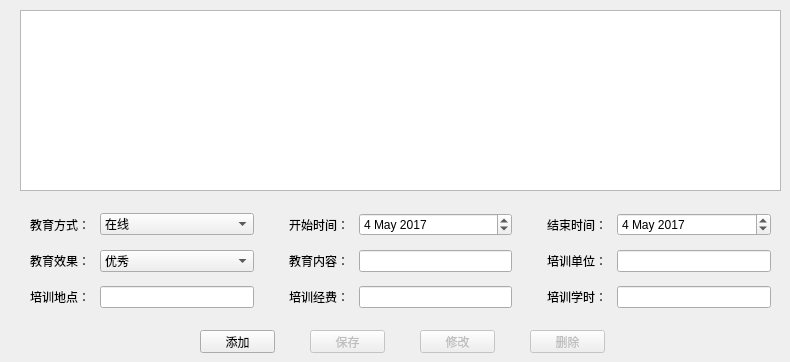
   <widget class="QWidget" name="tab_10">
    <attribute name="title">
     <string>继续教育</string>
    </attribute>
    <widget class="QPushButton" name="btn_continue_add">
     <property name="geometry">
      <rect>
       <x>200</x>
       <y>330</y>
       <width>75</width>
       <height>23</height>
      </rect>
     </property>
     <property name="text">
      <string>添加</string>
     </property>
     <property name="autoDefault">
      <bool>false</bool>
     </property>
    </widget>
    <widget class="QWidget" name="verticalLayoutWidget_14">
     <property name="geometry">
      <rect>
       <x>20</x>
       <y>200</y>
       <width>761</width>
       <height>121</height>
      </rect>
     </property>
     <layout class="QVBoxLayout" name="verticalLayout_14">
      <property name="leftMargin">
       <number>10</number>
      </property>
      <property name="topMargin">
       <number>5</number>
      </property>
      <property name="rightMargin">
       <number>10</number>
      </property>
      <property name="bottomMargin">
       <number>5</number>
      </property>
      <item>
       <layout class="QHBoxLayout" name="horizontalLayout_232" stretch="1,1,1">
        <property name="spacing">
         <number>35</number>
        </property>
        <item>
         <layout class="QHBoxLayout" name="horizontalLayout_233" stretch="1,3">
          <property name="spacing">
           <number>10</number>
          </property>
          <item>
           <widget class="QLabel" name="continue_label_mode">
            <property name="text">
             <string>教育方式：</string>
            </property>
            <property name="alignment">
             <set>Qt::AlignRight|Qt::AlignTrailing|Qt::AlignVCenter</set>
            </property>
           </widget>
          </item>
          <item>
           <widget class="QComboBox" name="continue_combo_mode">
            <item>
             <property name="text">
              <string>在线</string>
             </property>
            </item>
            <item>
             <property name="text">
              <string>集中</string>
             </property>
            </item>
            <item>
             <property name="text">
              <string>分散</string>
             </property>
            </item>
           </widget>
          </item>
         </layout>
        </item>
        <item>
         <layout class="QHBoxLayout" name="horizontalLayout_235" stretch="1,3">
          <property name="spacing">
           <number>10</number>
          </property>
          <item>
           <widget class="QLabel" name="continue_label_begin">
            <property name="text">
             <string>开始时间：</string>
            </property>
            <property name="alignment">
             <set>Qt::AlignRight|Qt::AlignTrailing|Qt::AlignVCenter</set>
            </property>
           </widget>
          </item>
          <item>
           <widget class="QDateEdit" name="continue_date_begin">
            <property name="date">
             <date>
              <year>2017</year>
              <month>5</month>
              <day>4</day>
             </date>
            </property>
           </widget>
          </item>
         </layout>
        </item>
        <item>
         <layout class="QHBoxLayout" name="horizontalLayout_238" stretch="1,3">
          <property name="spacing">
           <number>10</number>
          </property>
          <item>
           <widget class="QLabel" name="continue_label_end">
            <property name="text">
             <string>结束时间：</string>
            </property>
            <property name="alignment">
             <set>Qt::AlignRight|Qt::AlignTrailing|Qt::AlignVCenter</set>
            </property>
           </widget>
          </item>
          <item>
           <widget class="QDateEdit" name="continue_date_end">
            <property name="date">
             <date>
              <year>2017</year>
              <month>5</month>
              <day>4</day>
             </date>
            </property>
           </widget>
          </item>
         </layout>
        </item>
       </layout>
      </item>
      <item>
       <layout class="QHBoxLayout" name="horizontalLayout_240" stretch="1,1,1">
        <property name="spacing">
         <number>35</number>
        </property>
        <item>
         <layout class="QHBoxLayout" name="horizontalLayout_241" stretch="1,3">
          <property name="spacing">
           <number>10</number>
          </property>
          <item>
           <widget class="QLabel" name="continue_label_effect">
            <property name="text">
             <string>教育效果：</string>
            </property>
            <property name="alignment">
             <set>Qt::AlignRight|Qt::AlignTrailing|Qt::AlignVCenter</set>
            </property>
           </widget>
          </item>
          <item>
           <widget class="QComboBox" name="continue_combo_effect">
            <item>
             <property name="text">
              <string>优秀</string>
             </property>
            </item>
            <item>
             <property name="text">
              <string>良好</string>
             </property>
            </item>
            <item>
             <property name="text">
              <string>及格</string>
             </property>
            </item>
            <item>
             <property name="text">
              <string>不合格</string>
             </property>
            </item>
           </widget>
          </item>
         </layout>
        </item>
        <item>
         <layout class="QHBoxLayout" name="horizontalLayout_242" stretch="1,3">
          <property name="spacing">
           <number>10</number>
          </property>
          <item>
           <widget class="QLabel" name="continue_label_content">
            <property name="text">
             <string>教育内容：</string>
            </property>
            <property name="alignment">
             <set>Qt::AlignRight|Qt::AlignTrailing|Qt::AlignVCenter</set>
            </property>
           </widget>
          </item>
          <item>
           <widget class="QLineEdit" name="continue_edit_content">
            <property name="maxLength">
             <number>100</number>
            </property>
           </widget>
          </item>
         </layout>
        </item>
        <item>
         <layout class="QHBoxLayout" name="horizontalLayout_243" stretch="1,3">
          <property name="spacing">
           <number>10</number>
          </property>
          <item>
           <widget class="QLabel" name="continue_label_unit">
            <property name="text">
             <string>培训单位：</string>
            </property>
            <property name="alignment">
             <set>Qt::AlignRight|Qt::AlignTrailing|Qt::AlignVCenter</set>
            </property>
           </widget>
          </item>
          <item>
           <widget class="QLineEdit" name="continue_edit_unit">
            <property name="maxLength">
             <number>100</number>
            </property>
           </widget>
          </item>
         </layout>
        </item>
       </layout>
      </item>
      <item>
       <layout class="QHBoxLayout" name="horizontalLayout_244" stretch="1,1,1">
        <property name="spacing">
         <number>35</number>
        </property>
        <item>
         <layout class="QHBoxLayout" name="horizontalLayout_245" stretch="1,3">
          <property name="spacing">
           <number>10</number>
          </property>
          <item>
           <widget class="QLabel" name="continue_label_location">
            <property name="text">
             <string>培训地点：</string>
            </property>
            <property name="alignment">
             <set>Qt::AlignRight|Qt::AlignTrailing|Qt::AlignVCenter</set>
            </property>
           </widget>
          </item>
          <item>
           <widget class="QLineEdit" name="continue_edit_location">
            <property name="maxLength">
             <number>100</number>
            </property>
           </widget>
          </item>
         </layout>
        </item>
        <item>
         <layout class="QHBoxLayout" name="horizontalLayout_246" stretch="1,3">
          <property name="spacing">
           <number>10</number>
          </property>
          <item>
           <widget class="QLabel" name="continue_label_cost">
            <property name="text">
             <string>培训经费：</string>
            </property>
            <property name="alignment">
             <set>Qt::AlignRight|Qt::AlignTrailing|Qt::AlignVCenter</set>
            </property>
           </widget>
          </item>
          <item>
           <widget class="QLineEdit" name="continue_edit_cost">
            <property name="maxLength">
             <number>100</number>
            </property>
           </widget>
          </item>
         </layout>
        </item>
        <item>
         <layout class="QHBoxLayout" name="horizontalLayout_247" stretch="1,3">
          <property name="spacing">
           <number>10</number>
          </property>
          <item>
           <widget class="QLabel" name="continue_label_hour">
            <property name="text">
             <string>培训学时：</string>
            </property>
            <property name="alignment">
             <set>Qt::AlignRight|Qt::AlignTrailing|Qt::AlignVCenter</set>
            </property>
           </widget>
          </item>
          <item>
           <widget class="QLineEdit" name="continue_edit_hour">
            <property name="maxLength">
             <number>100</number>
            </property>
           </widget>
          </item>
         </layout>
        </item>
       </layout>
      </item>
     </layout>
    </widget>
    <widget class="QPushButton" name="btn_continue_delete">
     <property name="enabled">
      <bool>false</bool>
     </property>
     <property name="geometry">
      <rect>
       <x>530</x>
       <y>330</y>
       <width>75</width>
       <height>23</height>
      </rect>
     </property>
     <property name="text">
      <string>删除</string>
     </property>
     <property name="autoDefault">
      <bool>false</bool>
     </property>
    </widget>
    <widget class="QPushButton" name="btn_continue_save">
     <property name="enabled">
      <bool>false</bool>
     </property>
     <property name="geometry">
      <rect>
       <x>310</x>
       <y>330</y>
       <width>75</width>
       <height>23</height>
      </rect>
     </property>
     <property name="text">
      <string>保存</string>
     </property>
     <property name="autoDefault">
      <bool>false</bool>
     </property>
    </widget>
    <widget class="QPushButton" name="btn_continue_update">
     <property name="enabled">
      <bool>false</bool>
     </property>
     <property name="geometry">
      <rect>
       <x>420</x>
       <y>330</y>
       <width>75</width>
       <height>23</height>
      </rect>
     </property>
     <property name="text">
      <string>修改</string>
     </property>
     <property name="autoDefault">
      <bool>false</bool>
     </property>
    </widget>
    <widget class="QTableView" name="list_continue">
     <property name="geometry">
      <rect>
       <x>20</x>
       <y>10</y>
       <width>761</width>
       <height>181</height>
      </rect>
     </property>
     <property name="editTriggers">
      <set>QAbstractItemView::NoEditTriggers</set>
     </property>
     <property name="selectionMode">
      <enum>QAbstractItemView::SingleSelection</enum>
     </property>
     <property name="selectionBehavior">
      <enum>QAbstractItemView::SelectRows</enum>
     </property>
     <attribute name="horizontalHeaderStretchLastSection">
      <bool>true</bool>
     </attribute>
     <attribute name="verticalHeaderDefaultSectionSize">
      <number>25</number>
     </attribute>
     <attribute name="verticalHeaderMinimumSectionSize">
      <number>15</number>
     </attribute>
    </widget>
   </widget>
